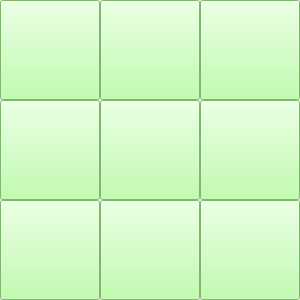
<?xml version="1.0" encoding="UTF-8"?>
<ui version="4.0">
 <class>ticTacToe</class>
 <widget class="QMainWindow" name="ticTacToe">
  <property name="geometry">
   <rect>
    <x>0</x>
    <y>0</y>
    <width>300</width>
    <height>300</height>
   </rect>
  </property>
  <property name="windowTitle">
   <string>Крестики нолики</string>
  </property>
  <widget class="QWidget" name="centralwidget">
   <widget class="QPushButton" name="Btn_1">
    <property name="geometry">
     <rect>
      <x>0</x>
      <y>0</y>
      <width>100</width>
      <height>100</height>
     </rect>
    </property>
    <property name="styleSheet">
     <string notr="true">font: 48pt &quot;Manglo&quot;;
background-color: rgb(176, 255, 152)
</string>
    </property>
    <property name="text">
     <string/>
    </property>
   </widget>
   <widget class="QPushButton" name="Btn_2">
    <property name="geometry">
     <rect>
      <x>100</x>
      <y>0</y>
      <width>100</width>
      <height>100</height>
     </rect>
    </property>
    <property name="styleSheet">
     <string notr="true">font: 48pt &quot;Manglo&quot;;
background-color: rgb(176, 255, 152)
</string>
    </property>
    <property name="text">
     <string/>
    </property>
   </widget>
   <widget class="QPushButton" name="Btn_3">
    <property name="geometry">
     <rect>
      <x>200</x>
      <y>0</y>
      <width>100</width>
      <height>100</height>
     </rect>
    </property>
    <property name="styleSheet">
     <string notr="true">font: 48pt &quot;Manglo&quot;;
background-color: rgb(176, 255, 152)
</string>
    </property>
    <property name="text">
     <string/>
    </property>
   </widget>
   <widget class="QPushButton" name="Btn_4">
    <property name="geometry">
     <rect>
      <x>0</x>
      <y>100</y>
      <width>100</width>
      <height>100</height>
     </rect>
    </property>
    <property name="styleSheet">
     <string notr="true">font: 48pt &quot;Manglo&quot;;
background-color: rgb(176, 255, 152)
</string>
    </property>
    <property name="text">
     <string/>
    </property>
   </widget>
   <widget class="QPushButton" name="Btn_5">
    <property name="geometry">
     <rect>
      <x>100</x>
      <y>100</y>
      <width>100</width>
      <height>100</height>
     </rect>
    </property>
    <property name="styleSheet">
     <string notr="true">font: 48pt &quot;Manglo&quot;;
background-color: rgb(176, 255, 152)
</string>
    </property>
    <property name="text">
     <string/>
    </property>
   </widget>
   <widget class="QPushButton" name="Btn_6">
    <property name="geometry">
     <rect>
      <x>200</x>
      <y>100</y>
      <width>100</width>
      <height>100</height>
     </rect>
    </property>
    <property name="styleSheet">
     <string notr="true">font: 48pt &quot;Manglo&quot;;
background-color: rgb(176, 255, 152)
</string>
    </property>
    <property name="text">
     <string/>
    </property>
   </widget>
   <widget class="QPushButton" name="Btn_7">
    <property name="geometry">
     <rect>
      <x>0</x>
      <y>200</y>
      <width>100</width>
      <height>100</height>
     </rect>
    </property>
    <property name="styleSheet">
     <string notr="true">font: 48pt &quot;Manglo&quot;;
background-color: rgb(176, 255, 152)
</string>
    </property>
    <property name="text">
     <string/>
    </property>
   </widget>
   <widget class="QPushButton" name="Btn_8">
    <property name="geometry">
     <rect>
      <x>100</x>
      <y>200</y>
      <width>100</width>
      <height>100</height>
     </rect>
    </property>
    <property name="styleSheet">
     <string notr="true">font: 48pt &quot;Manglo&quot;;
background-color: rgb(176, 255, 152)
</string>
    </property>
    <property name="text">
     <string/>
    </property>
   </widget>
   <widget class="QPushButton" name="Btn_9">
    <property name="geometry">
     <rect>
      <x>200</x>
      <y>200</y>
      <width>100</width>
      <height>100</height>
     </rect>
    </property>
    <property name="styleSheet">
     <string notr="true">font: 48pt &quot;Manglo&quot;;
background-color: rgb(176, 255, 152)
</string>
    </property>
    <property name="text">
     <string/>
    </property>
   </widget>
  </widget>
 </widget>
 <resources/>
 <connections/>
</ui>
